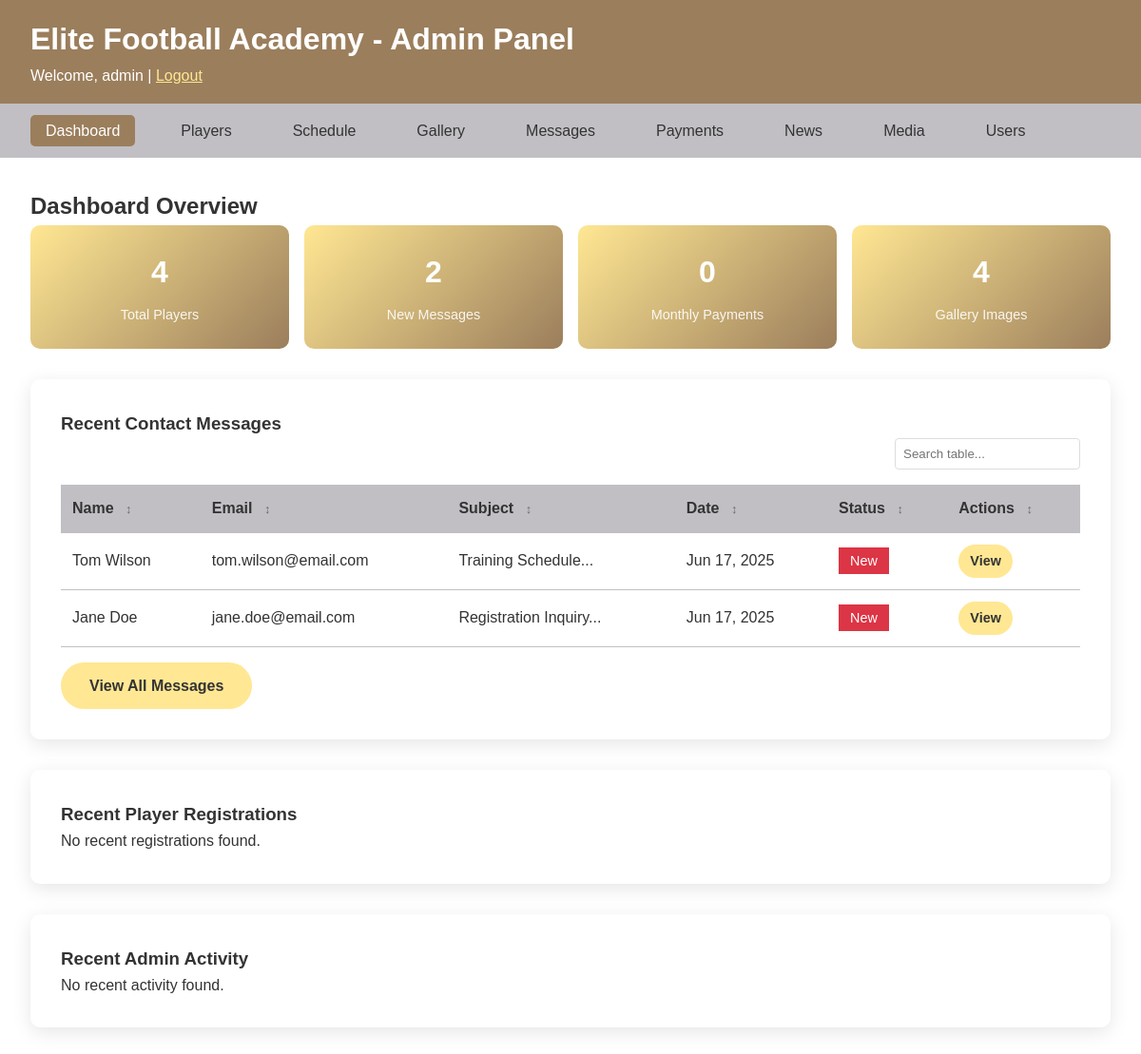
Page /admin/dashboard.php (signed in) on the committed database.
### tables this page shows
CREATE TABLE contact_messages (
    id INT AUTO_INCREMENT PRIMARY KEY,
    name VARCHAR(100) NOT NULL,
    email VARCHAR(100) NOT NULL,
    phone VARCHAR(20),
    subject VARCHAR(200) NOT NULL,
    message TEXT NOT NULL,
    status ENUM('new', 'read', 'replied') DEFAULT 'new',
    created_at TIMESTAMP DEFAULT CURRENT_TIMESTAMP,
    updated_at TIMESTAMP DEFAULT CURRENT_TIMESTAMP ON UPDATE CURRENT_TIMESTAMP,
    INDEX idx_status (status),
    INDEX idx_created_at (created_at)
);

### admin/dashboard.php (the view, shortened to what this page needs)
<?php
try {
    $pdo = getConnection();
    $stats = [];
    $stmt = $pdo->query("SELECT COUNT(*) as count FROM players");
    $stats['players'] = $stmt->fetch()['count'];
    $stmt = $pdo->query("SELECT COUNT(*) as count FROM contact_messages WHERE status = 'new'");
    $stats['new_messages'] = $stmt->fetch()['count'];
    $stmt = $pdo->query("SELECT COUNT(*) as count FROM payments WHERE MONTH(payment_date) = MONTH(CURRENT_DATE()) AND YEAR(payment_date) = YEAR(CURRENT_DATE())");
    $stats['monthly_payments'] = $stmt->fetch()['count'];
    $stmt = $pdo->query("SELECT COUNT(*) as count FROM gallery");
    $stats['gallery_images'] = $stmt->fetch()['count'];
    $stmt = $pdo->query("SELECT * FROM contact_messages ORDER BY created_at DESC LIMIT 5");
    $recent_messages = $stmt->fetchAll();
    $stmt = $pdo->query("SELECT * FROM players WHERE registration_date IS NOT NULL ORDER BY registration_date DESC LIMIT 5");
    $recent_registrations = $stmt->fetchAll();
    $stmt = $pdo->query("SELECT l.*, u.username FROM admin_logs l JOIN admin_users u ON l.admin_id = u.id ORDER BY l.created_at DESC LIMIT 10");
    $recent_activity = $stmt->fetchAll();
} catch (PDOException $e) {
    $error = "Database error: " . $e->getMessage();
}
?>
<!DOCTYPE html>
<html lang="en">
    <head>
        <link rel="stylesheet" href="../assets/css/style.css">
    </head>
    <body>
        <header class="admin-header">
            <div class="container">
                <h1>Elite Football Academy - Admin Panel</h1>
                <p>Welcome, <?php echo htmlspecialchars($_SESSION['admin_username']); ?> | <a href="logout.php"
                        style="color: var(--primary-gold);">Logout</a></p>
            </div>
        </header>
        <nav class="admin-nav">
            <ul>
                <li><a href="dashboard.php" class="active">Dashboard</a></li>
                <li><a href="players.php">Players</a></li>
                <li><a href="schedule.php">Schedule</a></li>
                <li><a href="gallery.php">Gallery</a></li>
                <li><a href="messages.php">Messages</a></li>
                <li><a href="payments.php">Payments</a></li>
                <li><a href="news.php">News</a></li>
                <li><a href="media.php">Media</a></li>
                <li><a href="users.php">Users</a></li>
            </ul>
        </nav>
        <div class="admin-content">
            <h2>Dashboard Overview</h2>
            <div class="stats-grid">
                <div class="stat-card">
                    <h3><?php echo $stats['players']; ?></h3>
                    <p>Total Players</p>
                </div>
                <div class="stat-card">
                    <h3><?php echo $stats['new_messages']; ?></h3>
                    <p>New Messages</p>
                </div>
                <div class="stat-card">
                    <h3><?php echo $stats['monthly_payments']; ?></h3>
                    <p>Monthly Payments</p>
                </div>
                <div class="stat-card">
                    <h3><?php echo $stats['gallery_images']; ?></h3>
                    <p>Gallery Images</p>
                </div>
            </div>
            <div class="dashboard-grid">
                <div class="admin-card">
                    <h3>Recent Contact Messages</h3>
                    <?php if (empty($recent_messages)): ?>
                        <p>No messages found.</p>
                    <?php else: ?>
                        <table class="admin-table">
                            <thead>
                                <tr>
                                    <th>Name</th>
                                    <th>Email</th>
                                    <th>Subject</th>
                                    <th>Date</th>
                                    <th>Status</th>
                                    <th>Actions</th>
                                </tr>
                            </thead>
                            <tbody>
                                <?php foreach ($recent_messages as $message): ?>
                                    <tr>
                                        <td><?php echo htmlspecialchars($message['name']); ?></td>
                                        <td><?php echo htmlspecialchars($message['email']); ?></td>
                                        <td><?php echo htmlspecialchars(substr($message['subject'], 0, 30)) . '...'; ?></td>
                                        <td><?php echo date('M j, Y', strtotime($message['created_at'])); ?></td>
                                        <td>
                                            <span
                                                class="<?php echo $message['status'] == 'new' ? 'btn-danger' : 'btn-success'; ?> btn-small">
                                                <?php echo ucfirst($message['status']); ?>
                                            </span>
                                        </td>
                                        <td>
                                            <a href="messages.php?view=<?php echo $message['id']; ?>"
                                                class="btn btn-small">View</a>
                                        </td>
                                    </tr>
                                <?php endforeach; ?>
                            </tbody>
                        </table>
                        <p style="margin-top: 1rem;"><a href="messages.php" class="btn">View All Messages</a></p>
                    <?php endif; ?>
                </div>
                <div class="admin-card">
                    <h3>Recent Player Registrations</h3>
                    <?php if (empty($recent_registrations)): ?>
                        <p>No recent registrations found.</p>
                    <?php endif; ?>
                </div>
            </div>
            <div class="admin-card">
                <h3>Recent Admin Activity</h3>
                <?php if (empty($recent_activity)): ?>
                    <p>No recent activity found.</p>
                <?php endif; ?>
            </div>
        </div>
    </body>
</html>

### assets/css/style.css (style rules this page uses)
:root { --primary-gold: #ffe793; --bronze-brown: #9b7e5c; --light-lavender: #c1bfc4; --white: #ffffff; --dark-text: #333333; --light-text: #666666; }
* { margin: 0; padding: 0; box-sizing: border-box; }
body { font-family: "Arial", sans-serif; line-height: 1.6; color: var(--dark-text); background-color: var(--white); }
.btn { display: inline-block; padding: 12px 30px; background-color: var(--primary-gold); color: var(--dark-text); text-decoration: none; border-radius: 25px; font-weight: bold; transition: all 0.3s ease; border: none; cursor: pointer; }
.container { max-width: 1200px; margin: 0 auto; padding: 0 2rem; }
.admin-header { background-color: var(--bronze-brown); color: var(--white); padding: 1rem 0; }
.admin-nav { background-color: var(--light-lavender); padding: 1rem 0; }
.admin-nav ul { list-style: none; display: flex; gap: 2rem; max-width: 1200px; margin: 0 auto; padding: 0 2rem; }
.admin-nav a { color: var(--dark-text); text-decoration: none; font-weight: 500; padding: 0.5rem 1rem; border-radius: 5px; transition: background-color 0.3s ease; }
.admin-nav a:hover, .admin-nav a.active { background-color: var(--bronze-brown); color: var(--white); }
.admin-content { max-width: 1200px; margin: 2rem auto; padding: 0 2rem; }
.admin-card { background: var(--white); padding: 2rem; border-radius: 10px; box-shadow: 0 5px 20px rgba(0, 0, 0, 0.1); margin-bottom: 2rem; }
.admin-table { width: 100%; border-collapse: collapse; margin-top: 1rem; }
.admin-table th, .admin-table td { padding: 12px; text-align: left; border-bottom: 1px solid var(--light-lavender); }
.admin-table th { background-color: var(--light-lavender); font-weight: bold; }
.btn-small { padding: 6px 12px; font-size: 0.9rem; margin-right: 0.5rem; }
.btn-danger { background-color: #dc3545; color: var(--white); }
.stats-grid { display: grid; grid-template-columns: repeat(auto-fit, minmax(200px, 1fr)); gap: 1rem; margin-bottom: 2rem; }
.stat-card { background: linear-gradient(135deg, var(--primary-gold), var(--bronze-brown)); color: var(--white); padding: 1.5rem; border-radius: 10px; text-align: center; }
.stat-card h3 { font-size: 2rem; margin-bottom: 0.5rem; }
.stat-card p { font-size: 0.9rem; opacity: 0.9; }
html { scroll-behavior: smooth; }
.table-responsive table { min-width: 600px; }

### rows in the picture
contact_messages: name "Tom Wilson", email "tom.wilson@email.com", subject "Training Schedule", created_at "Jun 17, 2025", status "New"
contact_messages: name "Jane Doe", email "jane.doe@email.com", subject "Registration Inquiry", created_at "Jun 17, 2025", status "New"

### other values in the picture
$_SESSION['admin_username'] "admin"
$stats['players'] "4"
$stats['new_messages'] "2"
$stats['monthly_payments'] "0"
$stats['gallery_images'] "4"
